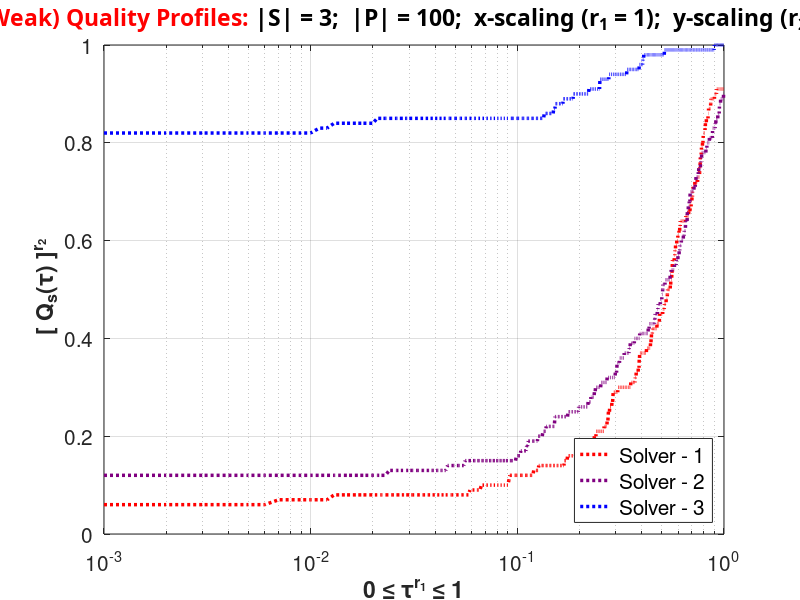

The MATLAB source for this figure:
%=========================================================================
% This Matlab code can be adopted to benchmark solvers for optimization
% problems. In particular, this code can be used to accomplish the 
% following three specific purposes:
%
%   1) Computing PERFORMANCE PROFILES (E.D.Dolan, J.More',
%      "Benchmarking optimization software with performance profiles",
%      Mathematical Programming 91, pp. 201-213, 2002)
%
%   2) Computing single/multiple DATA PROFILES (J.More', S.Wild,
%      Benchmarking Derivative-Free Optimization Algorithms, SIAM
%      J. Optimization 20, pp. 172-191, 2009)
%
%   3) Computing QUALITY PROFILES (G.Fasano, C.Piermarini, M.Roma,
%      Benchmarking Optimization Algorithms with Quality Profiles,
%      submitted to Mathemtical Programming Computations, 2025)
%
% All the above mentioned profiles can be plotted using either linear or
% logarithmic scale on the abscissa axis. Hereafter we describe the steps 
% for each of the above three tasks, including settings of the required
% parameters in the code.
%
%------------------------------------------------------------------
% TO RUN PERFORMANCE PROFILES the next quantities must be set, all
% the remaining quantities in the code can be ignored. The code will
% automatically detect both the number of test problems and the number 
% of solvers from the provided data.
%------------------------------------------------------------------
%
%   profiles = must be set equal to the value 1
%
%   limit = represents the largest value on the abscissa axis
%           used to plot the performance profiles
%   
%   logscaling = (true) for a logarithmic scale on the abscissa axis
%                (false) for a linear scale on the abscissa axis
%
%   MM = represents a PxS real matrix, being P the number of test
%        problems and S the number of solvers to be compared. The (p,s)
%        entry of MM represents the performance of the solver 's' on the 
%        test problem 'p'. In case the solver 's' has a failure on the 
%        test problem 'p', then provide a very large value in the 
%        corresponding (p,s) position of the matrix
%
% The code provides warnings and error messages in case data is
% inconsistent (e.g. some entries of MM are missing or too small, so that 
% performance profile(s) cannot be computed)
%
%
%------------------------------------------------------------------
% TO RUN DATA PROFILES the next quantities must be set, all the 
% remaining quantities in the code can be ignored. The code will
% automatically detect both the number of test problems and the number 
% of solvers from the provided data.
%------------------------------------------------------------------
%
%   profiles = must be set equal to the value 2
%
%   logscaling = (true) for a logarithmic scale on the abscissa axis
%                (false) for a linear scale on the abscissa axis
%
%   FF = represents a PxSxT real matrix, being P the number of test
%        problems, S the number of solvers to be compared and T the
%        number of precision level considered by the use (namely the 
%        entries of the vector 'tau'). The entry (p,s,t) of FF represents 
%        the number of function evaluations necessary to the solver 's' 
%        to find a solution of the test problem 'p', within the precision 
%        level 't'. In case the solver 's' has a failure on the test 
%        problem 'p', when using the precision level 't', then (p,s,t)
%        must be equal to 'any negative number'
%
%  tau = represents the precision level(s) associated to the required 
%        data profile(s). It can either be a value in (0,1], or a vector 
%        (but with an even number of entries), being each entry in (0,1]
%
%   NV = represents a P vector of positive integers. Each of its entries
%        represents the number of unknowns of test problem 'p'
%  
% The code provides warnings and error messages in case data is
% inconsistent (e.g. on a test problem 'p', the solution found by a 
% solver 's' is larger than the initial objective function value f(x_0^p), 
% so that data profiles cannot be computed)
%
%
%------------------------------------------------------------------
% TO RUN QUALITY PROFILES the next quantities must be set, all the 
% remaining quantities in the code can be ignored. The code will
% automatically detect both the number of test problems and the number
% of solvers from the provided data.
%------------------------------------------------------------------
%
%   profiles = must be set equal to the value 3
%
%   logscaling = (true) for a logarithmic scale on the abscissa axis
%                (false) for a linear scale on the abscissa axis
%
%   TT = represents a Px(1+S) matrix, being P the number of test
%        problems and S the number of solvers to be compared. The first 
%        column (any real number) gives the value of the objective 
%        function at the initial iterate x_0, while each of the remaining 
%        S columns reports the optimal value (any real number) of the 
%        objective function found by the solver 's' on the test problems
%        in P. 
% 
%   r1 = represents a zooming parameter for the 'abscissa' axis when
%        drawing the plot of a Quality Profile, so that
%           r1 = 1 implies no zooming
%           r1 < 1 implies zooming nearby the abscissa value 1
%           r1 > 1 implies zooming nearby the abscissa value 0 
%
%   r2 = represents a zooming parameter for the 'ordinate' axis when
%        drawing the plot of a Quality Profile, so that
%           r2 = 1 implies no zoomin
%           r2 < 1 implies zooming nearby the ordinate value 1
%           r2 > 1 implies zooming nearby the ordinate value 0 
%
%   strong = must be set to decide between creating either weak or  
%            strong quality profile(s), so that
%               strong = 'true' implies that strong quality profile(s) 
%                        is/are generated
%               strong = 'false' implies that weak quality profile(s) 
%                        is/are generated
%  
% The code provides warnings and error messages in case data is
% inconsistent (e.g. on a test problem 'p', the solution found by a 
% solver 's' is larger than the initial objective function value f(x_0^p), 
% so that quality profile(s) cannot be computed)
%
%
%==================================================================
%--------------------------------
% Clear screen and all variables
%--------------------------------
clc; clf;
close all;
clear all;

%-----------------------
% Start to compute time
%-----------------------
tic;

%-----------------------------
% Select the type of profiles
%-----------------------------
%profiles = 1;   % Performance profiles
%profiles = 2;   % Data Profiles
profiles = 3;   % Quality Profiles

% ------------------------------------------------------------------------
% Set the 'limit' for the abscissa parameter of Performance Profiles
% Set the required precision values for Data Profiles
% Set the required scaling parameters 'r1' and 'r2' for Quality Profiles
% ------------------------------------------------------------------------
limit = 15;         % Upper bound for the abscissa value of the 
                    % Performance Profiles (user's choice)
                   
tau = [0.1];        % Precision level in case only one data profile 
                    % is sought: the user can select any number
                    % in (0,1]
% tau = [0.1 
%        0.01 
%        0.001 
%        0.0001 
%        0.00001 
%        0.000001];   % Precision levels in case multiple (even number) 
                    % of data profiles are sought: any entry must be
                    % selected by the user in (0,1], and will be
                    % associated to a different data profile

r1 = 1; r2=1;       % Scaling parameters for Quality Profiles. Each of
                    % these parameters must be a real positive number       

%strong = true;     % The user creates 'Strong' Quality Profiles
strong = false;     % The user creates 'Weak' Quality Profiles

%-----------------------------------------
% Decide the scaling of the abscissa axis
% for all the types of profiles
%-----------------------------------------
logscaling = true;      % log10 scaling for the abscissa axis
%logscaling = false;      % no log scaling for the abscissa axis


% -----------------------------------------------------------------------
% Matrix MM used to plot Performance Profiles. Its dimensions are PxS with 
%       P = # test Problems 
%       S = # of Solvers
% The entry (p,s) of MM represents the 'performance' of the solve 's' on 
% the problem 'p'. Hence, the entry (p,s) represents (e.g.) the number 
% of iterations, the number of function evaluations, etc. of the solve 
% 's' on the test problem 'p'. In case the solver 's' has a failure on 
% the test problem 'p', then provide a very large value for (p,s)
% -----------------------------------------------------------------------
% MM = [];
 MM = 10 + (100-10)*rand(100,3);      % Just an EXAMPLE for matrix MM
                                      % including 100 test problems
                                      % and 3 solvers. Data is randomly 
                                      % selected

% -----------------------------------------------------------------------
% Matrix FF used to plot Data Profiles. Its dimensions are PxSxT, being 
%       P = # test Problems 
%       S = # of Solvers
%       T = # of precision levels
% The entry (p,s,t) of FF represents the number of function evaluations 
% necessary to the solver 's' to find a solution of the test problem 'p', 
% within the precision level 't'. In case the solver 's' has a failure on 
% the test problem 'p', when using the precision level 't', then (p,s,t)
% must be equal to 'any NEGATIVE number'
% -----------------------------------------------------------------------
% FF = [];
 FF = [     15	    16	22
            22	    25	62
            37	    33	25
            22	    15	32
            48	    28	35
            -1	    84	38
            22	    35	55
            98	    47	98
            43	    65	29
            12	    91	63
            28	    65	61
            100	    56	134
            72	    82	53
            84	    200	142
            33	    178	165
            115	    255	200
            19	    32	28
            102	    205	175
            305	    280	391
            200	    111	124  ];      % Just an EXAMPLE of the matrix FF
                                     % when 'tau' has just one entry
                                     % (courtesy by C.Audet, W.Hare, 
                                     % "Derivative-Free and Blackbox
                                     % Optimization", Springer Series in 
                                     % Operations Research and Financial 
                                     % Engineering, 2017)

% -----------------------------------------------------------------------
% Vector NV used to plot Data Profiles. It is a P dimensional vector  
% where P is the number of test Problems. The entry 'p' of NV represents 
% the number of variablef of the test problem 'p'
% -----------------------------------------------------------------------
% NV = [];
 NV = [ 2
        2
        2
        2
        3
        3
        3
        5
        5
        5
        7
        9
        9
        11
        12
        15
        16
        17
        20
        25 ];   % Just an EXAMPLE of the vector NV
                % (courtesy by C.Audet, W.Hare, 
                % "Derivative-Free and Blackbox
                % Optimization", Springer Series in 
                % Operations Research and Financial 
                % Engineering, 2017)

% -----------------------------------------------------------------
% Matrix used to plot Quality Profiles. TT whose columns are (respectively): 
%   1st column  = the objective function value at the initial iterate
%   s-th column = (s >= 2) the objective function value at the optimal 
%                 point detected by the solver 's'
% This data will be uniquely used to plot Quality Profiles, and will be 
% ignored if Performance Profiles or Data Profiles are sought
% -----------------------------------------------------------------
% TT = [];
 TT = [(-1 + 2*rand(100,1)) ...
       (-2 + 2*rand(100,1)) (-2.01 + 2*rand(100,1)) (-3.0 + 2*rand(100,1))];
       % Just an EXAMPLE for matrix TT including at most 50 unknowns, 
       % 100 test problems and 3 solvers

%------------------------------------------------------------------
% To plot Data Profiles, assign the dimensions of the test problems 
% and the value of the objective function at the first iterate, 
% for each test problem 
%------------------------------------------------------------------
if (profiles == 2)
    n_p = NV(:);
elseif (profiles == 3)
    f_0 = TT(:,1);
end

%------------------------------------
% Print a summary of the user's data
%------------------------------------
if (profiles == 1)
    [P,S] = size(MM);
elseif (profiles == 2)
    [P,S,entries] = size(FF);
else
    [P,S] = size(TT);
    S = S - 1;
end
fprintf('\n====================================================== \n');
fprintf('  Number of TEST PROBLEMS ------>  %i  \n',P);
fprintf('  Number of SOLVERS       ------>  %i  \n',S);
if (profiles ==1)
    fprintf('  Performance Profiles: user abscissa limit = %8.3f  \n',limit);
elseif (profiles ==2)
    fprintf('  Data Profiles: precision value tau = %d  \n',tau);
elseif(profiles ==3)
    fprintf('  Quality Profiles: scaling parameter (x) r1 =%6.2f  \n',r1);
    fprintf('  Quality Profiles: scaling parameter (y) r2 =%6.2f  \n',r2);
end
fprintf('====================================================== \n \n');

% ---------------------------
% Check for data consistency
% ---------------------------
if (profiles == 2)
    [dim_n_p,dummy2] = size(n_p);
elseif (profiles == 3)
    [dim_f_0,dummy1] = size(f_0);
end
if (profiles == 1)
    for i=1:P
        for j=1:S
            if (MM(i,j) <= 0) 
                fprintf('  ERROR: wrong data for Performance Profiles !!!');
                return;
            end
        end
    end
elseif ((profiles == 2) && (min(n_p) < 1))
    fprintf('  ERROR: Wrong problems dimension !!!');
    return;
end
if (profiles == 2)
    [a,b] = size(tau);
    if (b ~= 1) && (mod(b,2) ~= 0) 
        fprintf('  ERROR: odd number of required Data Profiles !!!');
        return;
    end
end

% -----------------------------------------------------------
% In case of Quality Profiles then
%       - select the stepsize for the parameter representing 
%         the precision 'tau'
%       - update the vector f_0 if Strong Quality Profiles 
%         are sought
% -----------------------------------------------------------
if (profiles ==3)
    intervals = floor(max([1000 1000*r1 1000/r1]));
    stepsize = 1/intervals;
    tau = zeros(intervals+1,1);
    if (strong == true)
        for i=1:P
            f_0(i) = max(TT(i,2:(2+S-1)));
        end
    end
end

% -----------------------------------------------------------------
% Compute the best value among the solvers, for each test problem. 
% The best value is only used for Quality Profiles
% -----------------------------------------------------------------
if (profiles == 3)
    f_star = zeros(P,1);
    for p=1:P
        f_star(p) = min(TT(p,2:(2+S-1)));
    end
end

% ------------------------------
% Compute the required profiles
% ------------------------------
% ----------------------
%  PERFORMANCE PROFILES
% ----------------------
if (profiles == 1)  
    % Here we create the Performance Profiles "RHO_s(tau)"
    % for any solver 's'. The parameter 'tau' has no dimension and
    % represents the abscissa parameter in Performance Profiles
    RHO = zeros(S,1000);
    tps = MM;
    rps = zeros(P,S);
    r_M = 0;        % initialize the maximum performance ratio
    min_tps = zeros(P,1);
    for p=1:P
        min_tps(p) =  min(MM(p,:));
        for s=1:S
           if (abs(tps(p,s)) <= 1.0e-10)
                fprintf('WARNING: very small data in Performance Profiles !!!');
                pause;
           end
           rps(p,s) =  tps(p,s) / min_tps(p);
           r_M = max(r_M , rps(p,s));
        end    
    end
    r_M = 1.1*min(r_M,limit);   % compute an upper bound to 'r_M' so that 
                                % the plot of the Performance Profiles
                                % will correctly fit the user's interval 
    tau = linspace(1, r_M, 1000);
    for t=1:1000
        for s=1:S
            counter = 0;
            for p=1:P
                if (rps(p,s) <= tau(t)) 
                    counter = counter + 1;
                end 
            end
            RHO(s,t) = counter/P;
        end
    end

% ---------------
%  DATA PROFILES
% ---------------
elseif (profiles == 2)  
    % Here we create the Data Profiles "d_s(alpha)" for any 
    % solver 's'. The parameter 'alpha' has no dimension and
    % represents a multiple of the cost of one simplex gradient 
    % evaluation, i.e. n_p + 1, being 'n_p' the number of 
    % variables of the test problem 'p'
    [entries,dummy] = size(tau);
    d = zeros(S,5000,entries);
    tps = FF;
    i_M = ones(entries,1);
    
    % Compute the maximum performance ratio and the smallest interval for 
    % each precision level
    delta = zeros(entries);
    r_max = zeros(entries);
    for t=1:entries
        for p=1:P
             for s=1:S
                 r_max(t) = max(r_max(t) , tps(p,s,t)/(n_p(p)+1));
             end
        end 
    end
    for t=1:entries
        r_max(t) = 1.05*r_max(t);     % Compute an upper bound on 'r_M'
        delta(t) = r_max(t)/5000;     % Compute an elementary interval
    end
    for t=1:entries         % Compute Data Profiles for each precision value
        for s=1:S           % For any solver 's'
            for i=1:5000    % Increase the abscissa parameter 'alpha' of
                            % a small interval 'delta(t)'
                counter = 0;
                for p=1:P
                    if ( (tps(p,s,t) > 0) && (tps(p,s,t)/(n_p(p)+1) <= i*delta(t)) )
                         counter = counter + 1;
                    end
                end
                d(s,i,t) = counter/P;
            end    
        end
    end
    
    % Compute the largest abscissa such that, for a given entry of "tau", 
    % the plot of Data Profiles for the solvers does not change
    for t=1:entries
        for i=1:4999
            i_found = false;
            for s=1:S
                if ( abs(d(s,5000-i+1,t) - d(s,5000-i,t)) > 1.0e-5 )
                    i_M(t) = floor( min((5000-i+1)*1.1,5000) );
                    i_found = true;
                    break
                end
            end
            if i_found
                break
            end
        end
    end
   
% ------------------
%  QUALITY PROFILES
% ------------------
else
    % Here we create the Quality Profiles "Qs(tau)". Each row of the 
    % matrix 'Q' is associated with a different precision level.
    % Each column of the matrix 'Q' is associated with a different solver
    Q = zeros(intervals+1,S);
    for s=1:S
        for t=1:(intervals+1)
            tau(t) = ((t-1)*stepsize)^(r1);
            counter = 0;
            for w=1:P
                if ((TT(w,1+s) - f_star(w)) <= tau(t)*(f_0(w) - f_star(w)))
                    counter = counter + 1;
                end
            end
            % Scaling, through the parameter 'r2', of the Quality Profiles 
            Q(t,s) = (counter/P)^(r2);
        end
    end
end

%----------------------------%
% Plot the required profiles %
%----------------------------%

%---------------------------%
% Plot PERFORMANCE PROFILES %
%---------------------------%
if (profiles ==1)     
    figure1 = figure;
        % colors = [linspace(1, 0, S)', rand(S,1), linspace(0, 1, S)'];
        colors = [linspace(1, 0, S)', zeros(S,1), linspace(0, 1, S)'];
        if (logscaling)
            for s=1:S
                semilogx(tau,RHO(s,:),':','Color',colors(s,:),'LineWidth',1.5);
                hold on
            end
        else
            for s=1:S
                plot(tau,RHO(s,:),':','Color',colors(s,:),'LineWidth',1.5);
                hold on
            end
        end
        title(['{\color{red}Performance Profiles:} |S| = ',num2str(S), ...
               '; |P| = ',num2str(P), ...
               '; \tau--range = [1 , ',num2str(r_M),']'],'FontName','Baskerville Old Face', ...
               'Fontsize',35);
        grid on
        xlabel('\it \tau','FontWeight','bold','FontSize',35); 
        ylabel(' \it \rho_s(\tau)','FontWeight','bold','FontSize',30);
        set(gca, 'FontSize', 15);
        % Here the user can specify the name of the solvers in the vector 
        % "SolversNames": the following example is provided 
        SolversNames = strseq(' Solver - ',1:S);
        legend1 = legend(SolversNames);
        set(legend1,'Location','southeast','FontSize',20);
        hold off
        
% --------------------
%  Plot DATA PROFILES
% --------------------
elseif (profiles ==2)  
    figure2 = figure;
        % colors = [linspace(1, 0, S)', rand(S,1), linspace(0, 1, S)'];
        colors = [linspace(1, 0, S)', zeros(S,1), linspace(0, 1, S)'];
        % ---------------------------
        %  create 'entries' subplots
        % ---------------------------
        if (entries ==1)
                if (logscaling)
                    for s=1:S
                        semilogx((1:i_M(1))*delta(1),d(s,1:i_M(1),1),':','Color',colors(s,:),'LineWidth',1.5);
                        hold on
                    end
                else
                    for s=1:S
                        plot((1:i_M(1))*delta(1),d(s,1:i_M(1),1),':','Color',colors(s,:),'LineWidth',1.5);
                        hold on
                    end
                end
                title(['{\color{red}Data Profile:} |S| = ', ...
                        num2str(S),';  |P| = ', ...
                        num2str(P),';  \tau = ',num2str(tau(1))],'FontName','Baskerville Old Face', ...
                        'Fontsize',35);
                grid on
                xlabel('\it \alpha','FontWeight','bold','FontSize',35); 
                ylabel(' \it d_s(\alpha)','FontWeight','bold','FontSize',30);
                set(gca, 'FontSize', 15);
                % Here the user can specify the name of the solvers in the 
                % vector "SolversNames": the following example is provided
                SolversNames = strseq(' Solver - ',1:S);
                legend2 = legend(SolversNames);
                set(legend2,'Location','southeast','FontSize',10);
        else
            for j=1:entries
                subplot(entries/2,2,j)
                if (logscaling)
                    for s=1:S
                        semilogx((1:i_M(j))*delta(j),d(s,1:i_M(j),j),':','Color',colors(s,:),'LineWidth',1.5);
                        hold on
                    end
                else
                    for s=1:S
                        plot((1:i_M(j))*delta(j),d(s,1:i_M(j),j),':','Color',colors(s,:),'LineWidth',1.5);
                        hold on
                    end
                end
                title(['{\color{red}Data Profile:} |S| = ', ...
                        num2str(S),';  |P| = ', ...
                        num2str(P),';  \tau = ',num2str(tau(j))],'FontName','Baskerville Old Face', ...
                        'Fontsize',20);
                grid on
                xlabel('\it \alpha','FontWeight','bold','FontSize',20); 
                ylabel(' \it d_s(\alpha)','FontWeight','bold','FontSize',20);
                set(gca, 'FontSize', 13);
                % Here the user can specify the name of the solvers in the 
                % vector "SolversNames": the following example is provided
                SolversNames = strseq(' Solver - ',1:S);
                legend2 = legend(SolversNames);
                set(legend2,'Location','southeast','FontSize',10);
            end
        end

% -----------------------
%  Plot QUALITY PROFILES
% -----------------------
else
    figure3 = figure;
        % colors = [linspace(1, 0, S)', rand(S,1), linspace(0, 1, S)'];
        colors = [linspace(1, 0, S)', zeros(S,1), linspace(0, 1, S)'];
        if (logscaling)
            for s=1:S
                semilogx(tau(1:(intervals+1)),Q(:,s),':','Color',colors(s,:),'LineWidth',2.5);
                %loglog(tau(1:(intervals+1)),Q(:,s),':','Color',colors(s,:),'LineWidth',2.5);
                hold on
            end
        else
            for s=1:S
                plot(tau(1:intervals+1),Q(:,s),':','Color',colors(s,:),'LineWidth',2.5);
                hold on
            end
            [rows,cols] = size((0:stepsize:1)');
            plot(0.001*ones(rows,1),(0:stepsize:1)','-k',...
                 0.01*ones(rows,1),(0:stepsize:1)','-k',...
                 0.1*ones(rows,1),(0:stepsize:1)','-k','LineWidth',0.5);
        end
        if (strong)
            title([' {\color{red}(Strong) Quality Profiles:} |S| = ', ...
                            num2str(S),';  |P| = ', ...
                            num2str(P),';  x-scaling (r_1 = ',num2str(r1), ...
                   ');  y-scaling (r_2 = ',num2str(r2),')'],'FontName','Baskerville Old Face', ...
                   'Fontsize',35);
        else
            title([' {\color{red}(Weak) Quality Profiles:} |S| = ', ...
                            num2str(S),';  |P| = ', ...
                            num2str(P),';  x-scaling (r_1 = ',num2str(r1), ...
                   ');  y-scaling (r_2 = ',num2str(r2),')'],'FontName','Baskerville Old Face', ...
                   'Fontsize',35);
        end
        grid on
        xlabel('0 \leq \tau^{r_1} \leq 1','FontWeight','bold','FontSize',35); 
        ylabel(' [ Q_s(\tau) ]^{r_2}','FontWeight','bold','FontSize',35);
        set(gca, 'FontSize', 15);
        % Here you can specify the name of the solvers in the 
        % vector "SolversNames": the following example is provided
        SolversNames = strseq(' Solver - ',1:S);
        legend3 = legend(SolversNames);
        set(legend3,'Location','southeast','FontSize',15);
        hold off
end

   
%----------------------
% Stop to compute time
%----------------------
toc;
